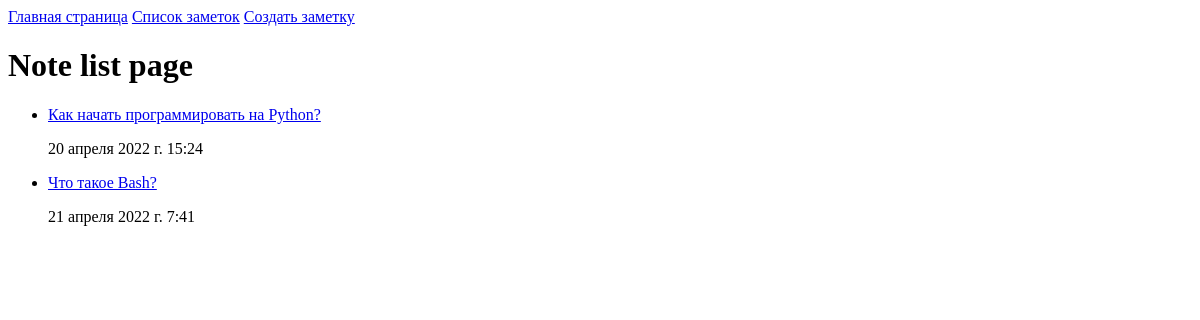
Before: /notes/ with the older database file.
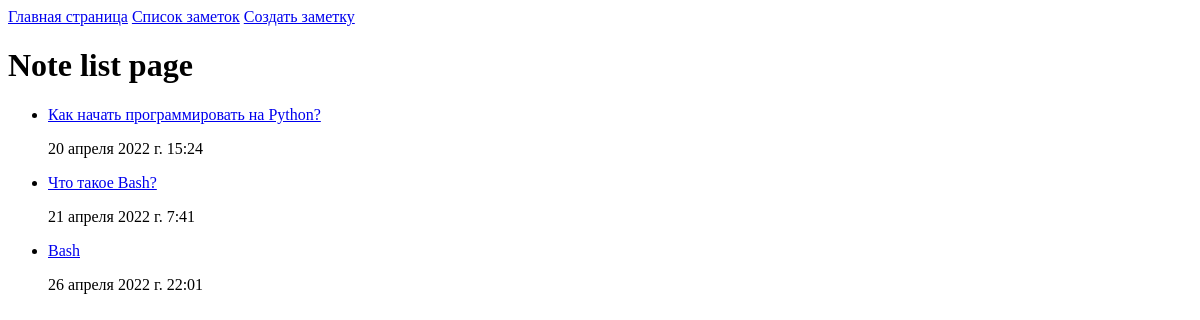
After: the same page with the newer database file.
### app/models.py (models this page shows, shortened)
class Note(models.Model):
    name = models.CharField(verbose_name="Наименование заметки",
                            max_length=128,
                            null=False)
    text = models.TextField(verbose_name="Текст заметки",
                            null=False)
    date_published = models.DateTimeField(verbose_name="Дата публикации",
                                          default=timezone.now,
                                          null=False)
    slug = models.SlugField(verbose_name="Уникальная ссылка",
                            max_length=148,
                            unique=True)
    class Meta:
        verbose_name = "Заметка"
        verbose_name_plural = "Список заметок"

### app/views.py (the view)
# urls.py: path('notes/', views.notes_list, name="notes_list"),
def notes_list(request):
    context = {'notes': []}
    for note_object in Note.objects.all():
        context['notes'].append({
            'name': note_object.name,
            'date': note_object.date_published,
            'slug': note_object.slug
        })
    return render(request, "notes_list.html", context=context)

### templates/notes_list.html (shortened to what this page needs)
{% extends "base.html" %}
{% load static %}
{% block content %}
  <h1>Note list page</h1>
  <ul>
    {% for note in notes %}
      <li>
        <a href="{% url 'note' note.slug %}">{{ note.name }}</a>
        <p>{{ note.date }}</p>
      </li>
    {% endfor %}
  </ul>
{% endblock %}

### templates/base.html (shortened to what this page needs)
<!DOCTYPE html>
{% load static %}
<html lang="en">
<head>
</head>
<body>
    <header>
        <a href="{% url 'home' %}">Главная страница</a>
        <a href="{% url 'notes_list' %}">Список заметок</a>
        <a href="{% url 'create_note' %}">Создать заметку</a>
    </header>
    {% block content %}
    {% endblock %}
</body>
</html>

Changed rows visible on the page:
added Note: name "Bash", date "26 апреля 2022 г. 22:01"
